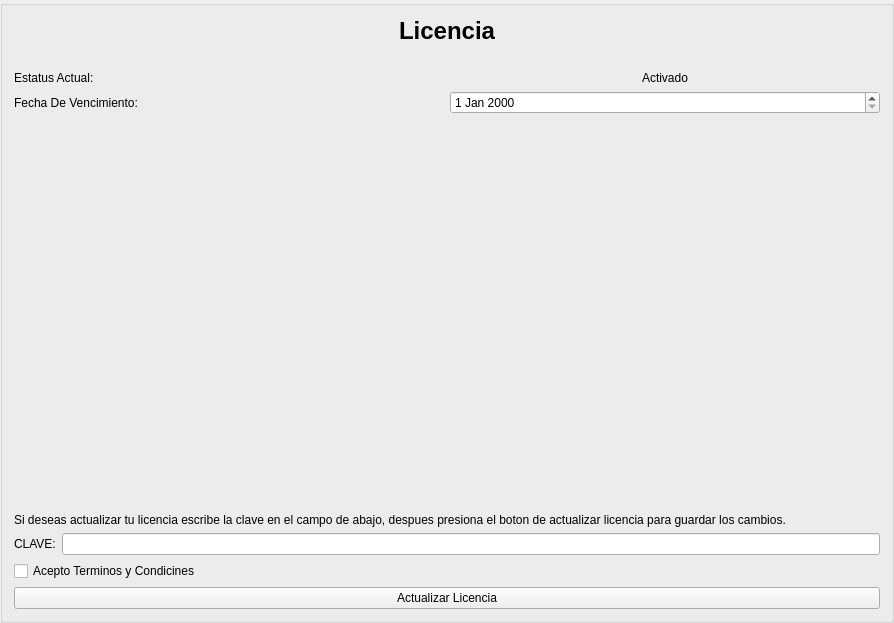
<?xml version="1.0" encoding="UTF-8"?>
<ui version="4.0">
 <class>FormUpdateLicencia</class>
 <widget class="QGroupBox" name="FormUpdateLicencia">
  <property name="geometry">
   <rect>
    <x>0</x>
    <y>0</y>
    <width>894</width>
    <height>623</height>
   </rect>
  </property>
  <property name="windowTitle">
   <string>GroupBox</string>
  </property>
  <layout class="QVBoxLayout" name="verticalLayout">
   <item>
    <widget class="QLabel" name="label">
     <property name="font">
      <font>
       <pointsize>18</pointsize>
       <weight>75</weight>
       <bold>true</bold>
      </font>
     </property>
     <property name="text">
      <string>Licencia</string>
     </property>
     <property name="alignment">
      <set>Qt::AlignCenter</set>
     </property>
    </widget>
   </item>
   <item>
    <spacer name="verticalSpacer_2">
     <property name="orientation">
      <enum>Qt::Vertical</enum>
     </property>
     <property name="sizeType">
      <enum>QSizePolicy::Fixed</enum>
     </property>
     <property name="sizeHint" stdset="0">
      <size>
       <width>20</width>
       <height>20</height>
      </size>
     </property>
    </spacer>
   </item>
   <item>
    <layout class="QHBoxLayout" name="horizontalLayout_3">
     <item>
      <widget class="QLabel" name="label_4">
       <property name="text">
        <string>Estatus Actual:</string>
       </property>
      </widget>
     </item>
     <item>
      <widget class="QLabel" name="label_3">
       <property name="text">
        <string>Activado</string>
       </property>
       <property name="alignment">
        <set>Qt::AlignCenter</set>
       </property>
      </widget>
     </item>
    </layout>
   </item>
   <item>
    <layout class="QHBoxLayout" name="horizontalLayout_4">
     <item>
      <widget class="QLabel" name="label_6">
       <property name="text">
        <string>Fecha De Vencimiento:</string>
       </property>
      </widget>
     </item>
     <item>
      <widget class="QDateEdit" name="dateEdit"/>
     </item>
    </layout>
   </item>
   <item>
    <spacer name="verticalSpacer">
     <property name="orientation">
      <enum>Qt::Vertical</enum>
     </property>
     <property name="sizeHint" stdset="0">
      <size>
       <width>20</width>
       <height>40</height>
      </size>
     </property>
    </spacer>
   </item>
   <item>
    <widget class="QLabel" name="label_5">
     <property name="text">
      <string>Si deseas actualizar tu licencia escribe la clave en el campo de abajo, despues presiona el boton de actualizar licencia para guardar los cambios.</string>
     </property>
     <property name="wordWrap">
      <bool>true</bool>
     </property>
    </widget>
   </item>
   <item>
    <layout class="QHBoxLayout" name="horizontalLayout">
     <item>
      <widget class="QLabel" name="label_2">
       <property name="text">
        <string>CLAVE:</string>
       </property>
      </widget>
     </item>
     <item>
      <widget class="QLineEdit" name="lineEdit"/>
     </item>
    </layout>
   </item>
   <item>
    <layout class="QHBoxLayout" name="horizontalLayout_2">
     <item>
      <widget class="QCheckBox" name="check_terminos_y_condiciones">
       <property name="text">
        <string>Acepto Terminos y Condicines</string>
       </property>
      </widget>
     </item>
    </layout>
   </item>
   <item>
    <widget class="QPushButton" name="btn_actualizar_licencia">
     <property name="text">
      <string>Actualizar Licencia</string>
     </property>
    </widget>
   </item>
  </layout>
 </widget>
 <resources/>
 <connections/>
</ui>
